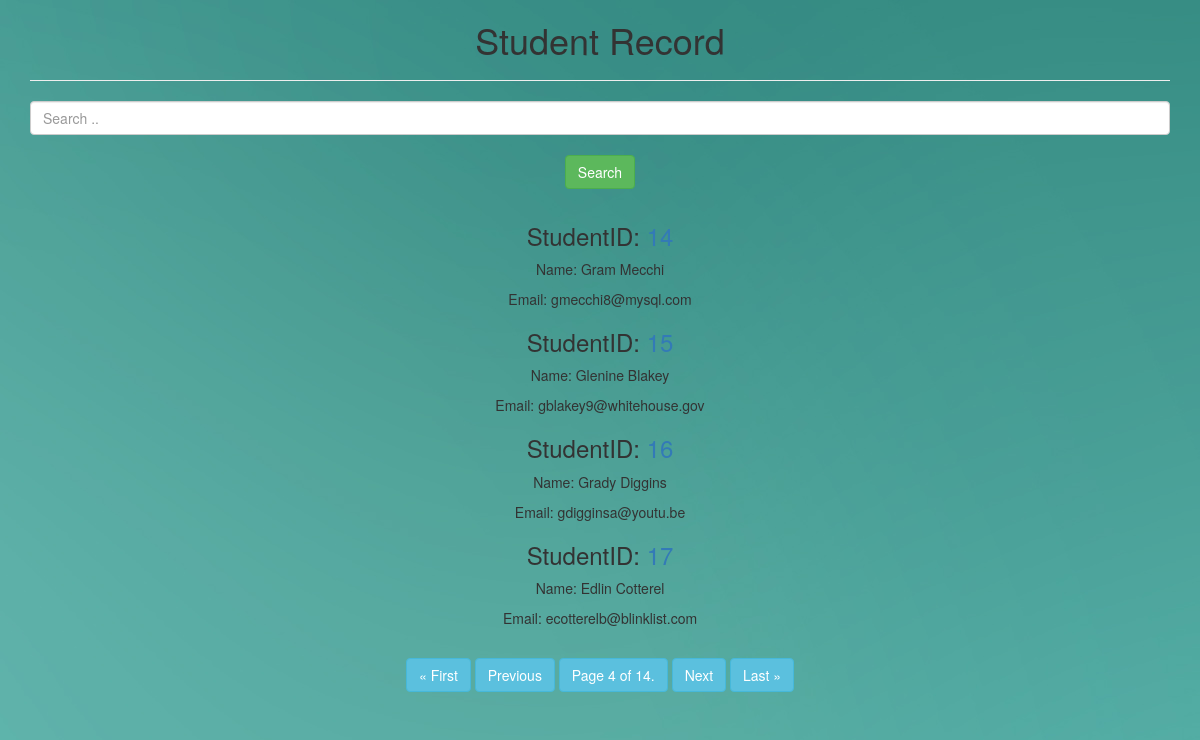
Page /students/?page=4 on the committed database.
### students/models.py (models this page shows, shortened)
class Student(models.Model):
	sid        = models.IntegerField(default = 0)
	fname      = models.CharField(max_length = 35)
	lname      = models.CharField(max_length = 35)
	email      = models.EmailField(max_length = 254)
	gender     = models.CharField(max_length = 10)
	school     = models.ForeignKey(School ,on_delete = models.CASCADE)
	book       = models.ManyToManyField(Book)

### students/views.py (the view)
# urls.py: path('',views.student_list, name="list"),
def student_list(request):
	students = Student.objects.all()
	paginator = Paginator(students, 4)
	page = request.GET.get('page')
	students = paginator.get_page(page)
	return render(request, "students/student_list.html",
		         {'students':students})

### students/templates/students/student_list.html (shortened to what this page needs)
{% extends 'base_layout.html' %}
{% load crispy_forms_tags %}
{% block content %}
	<center>
	<h1> Student Record </h1>
	<hr/>
	<form method="GET" action="{% url 'search' %}">
		<input name = "q" value="{{request.GET.q}}" class="form-control " placeholder="Search .." >
		<br/>
		<button  type="submit" class = "btn btn-success">
			Search
		</button>
	</center>
	<center>
	<div class = "col-xs-12">
		{% for student in students %}
			<div >
				<h3> StudentID:
				   <a href = "{% url 'detail' sid=student.sid %}"> {{ student.id }}</a></h3>
				<p> Name: {{ student.fname }} {{ student.lname }} </p>
				<p> Email: {{ student.email }}</p>
			</div>
		{% endfor %}
	</div>
</center>
<center>
	<div class="pagination">
	    <span class="step-links">
	        {% if students.has_previous %}
	            <a href="?page=1" class="btn btn-info"  >&laquo; First </a>
	            <a href="?page={{ students.previous_page_number }}" class="btn btn-info" > Previous </a>
	        {% endif %}
	        <a href="?page={{ students.number }}" class="btn btn-info" > Page {{ students.number }} of {{ students.paginator.num_pages }}. </a>
	        {% if students.has_next %}
	            <a href="?page={{ students.next_page_number }}" class="btn btn-info" > Next </a>
	            <a href="?page={{ students.paginator.num_pages }}"class="btn btn-info" > Last &raquo;</a>
	        {% endif %}
	    </span>
	</div>
</center>
{% endblock %}

### static/style.css (style rules this page uses)
body { background-image: url(/static/b.jpg); }

### rows in the picture
Student: fname "Gram", lname "Mecchi", email "gmecchi8@mysql.com"
Student: id "15", fname "Glenine", lname "Blakey", email "gblakey9@whitehouse.gov"
Student: id "16", fname "Grady", lname "Diggins", email "gdigginsa@youtu.be"
Student: id "17", fname "Edlin", lname "Cotterel", email "ecotterelb@blinklist.com"

### other values in the picture
{{ students.number }} "4"
{{ students.paginator.num_pages }} "14"
